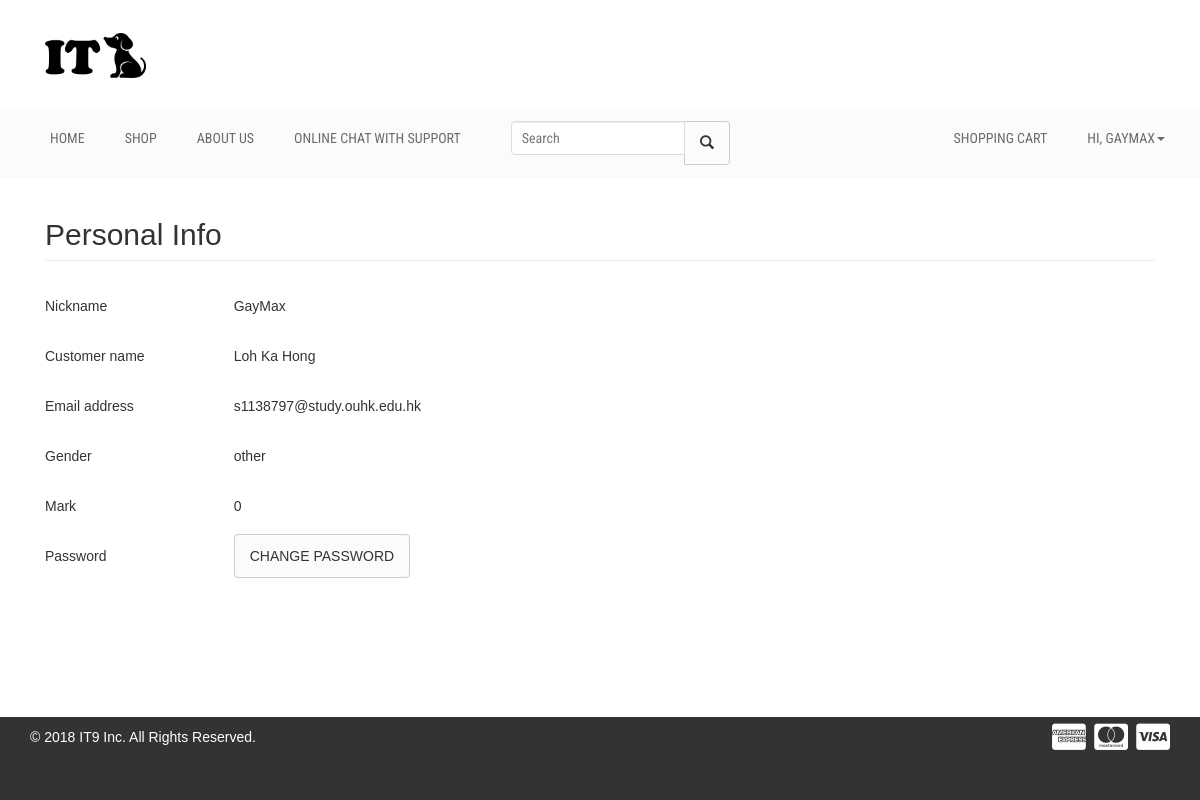
/personal_info.php (signed in), run on the app's committed database.
### tables this page shows
CREATE TABLE `personal_info` (
  `Name` varchar(20) NOT NULL,
  `FirstName` varchar(20) NOT NULL,
  `LastName` varchar(20) NOT NULL,
  `Email_Address` varchar(50) NOT NULL,
  `Gender` varchar(6) NOT NULL,
  `Create_Date` date NOT NULL
);

### personal_info.php (the view, shortened to what this page needs)
<?php
include_once 'db_conn.php';
include_once 'header.php';
$query4 = "SELECT * FROM personal_info WHERE Email_Address = '" . $_SESSION['username'] . "'";
$query14 = 'SELECT COUNT(Islike) FROM product_info WHERE Seller_Email = "' . $_SESSION["username"] . '"' . " AND Islike = 'L'";
$query15 = 'SELECT COUNT(Islike) FROM product_info WHERE Seller_Email = "' . $_SESSION["username"] . '"' . " AND Islike = 'D'";
$result = mysqli_query($conn, $query4);
$L = mysqli_query($conn, $query14);
$D = mysqli_query($conn, $query15);
$like_point = 0;
if(($C_L = mysqli_fetch_array($L)) && ($C_D = mysqli_fetch_array($D))){
    $like_point = $like_point + $C_L[0] - $C_D[0];
}
while ($row1 = mysqli_fetch_array($result)) {
    echo '<div class="container" style="margin-bottom: 40px;">';
    echo '<div class="col-md-12">';
    echo '<h2 class="page-header">Personal Info</h2>';
    echo '<table  style="width:100%">';
    echo '<tr><td style="padding: 15px 0px; width: 17%;">Nickname</td><td style="padding: 15px 0px; width: 83%;">' . $row1["Name"] . "</td></tr>";
    echo '<tr><td style="padding: 15px 0px; width: 17%;">Customer name</td><td style="padding: 15px 0px; width: 83%;">' . $row1["LastName"] . " " . $row1["FirstName"] . "</td></tr>";
    echo '<tr><td style="padding: 15px 0px; width: 17%;">Email address</td><td style="padding: 15px 0px; width: 83%;">' . $row1["Email_Address"] . "</td></tr>";
    echo '<tr><td style="padding: 15px 0px; width: 17%;">Gender</td><td style="padding: 15px 0px; width: 83%;">' . $row1["Gender"] . "</td></tr>";
    echo '<tr><td style="padding: 15px 0px; width: 17%;">Mark</td><td style="padding: 15px 0px; width: 83%;">' . $like_point . "</td></tr>";
    echo '<tr><td style="padding: 15px 0px; width: 17%;">Password</td><td><form action="change_pw.php" style="margin-bottom: 0px;"><button type="submit" class="btn btn-default">Change Password</button></form>';
    echo '</table>';
}
?>
</div>
</div>
<?php
    include_once 'footer.php';
?>

### style.css (style rules this page uses)
h1, h2, h3, h4, h5, h6 { margin: 0 0 15px; }
body { font-family:Arial, Helvetica, sans-serif; }
input[type="submit"], button[type=submit] { background: none repeat scroll 0 0 #fbfbfb; // border: medium none; // color: #fff; // padding: 11px 20px; text-transform: uppercase; }

### css/responsive.css (style rules this page uses)
@media only screen and (min-width: 992px) and (max-width: 1280px) { input[type="submit"], button[type="submit"] { padding: 11px 15px; } }

### header.php (style rules this page uses)
body { margin: 0; display: flex; min-height: 100vh; flex-direction: column; }

### data on the page
personal_info: Name "GayMax", LastName "Loh", FirstName "Ka Hong", Email_Address "s1138797@study.ouhk.edu.hk", Gender "other", like_point "0"

### other printed values
$_SESSION['NickName'] "GAYMAX"
